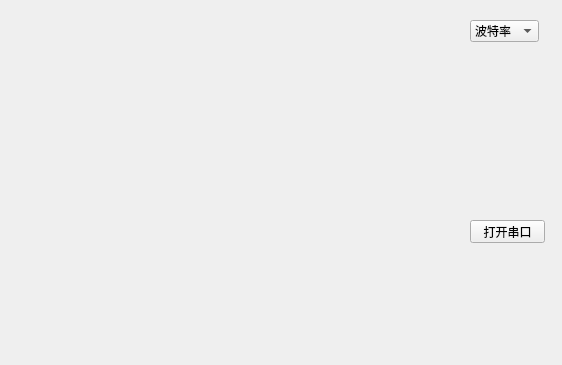
<?xml version="1.0" encoding="UTF-8"?>
<ui version="4.0">
 <class>SerialWindow</class>
 <widget class="QWidget" name="SerialWindow">
  <property name="geometry">
   <rect>
    <x>0</x>
    <y>0</y>
    <width>562</width>
    <height>365</height>
   </rect>
  </property>
  <property name="windowTitle">
   <string>Form</string>
  </property>
  <widget class="QComboBox" name="comboBox">
   <property name="geometry">
    <rect>
     <x>470</x>
     <y>20</y>
     <width>69</width>
     <height>22</height>
    </rect>
   </property>
   <item>
    <property name="text">
     <string>波特率</string>
    </property>
   </item>
   <item>
    <property name="text">
     <string>9600</string>
    </property>
   </item>
   <item>
    <property name="text">
     <string>115200</string>
    </property>
   </item>
  </widget>
  <widget class="QPushButton" name="openButton">
   <property name="geometry">
    <rect>
     <x>470</x>
     <y>220</y>
     <width>75</width>
     <height>23</height>
    </rect>
   </property>
   <property name="text">
    <string>打开串口</string>
   </property>
  </widget>
 </widget>
 <resources/>
 <connections/>
</ui>
